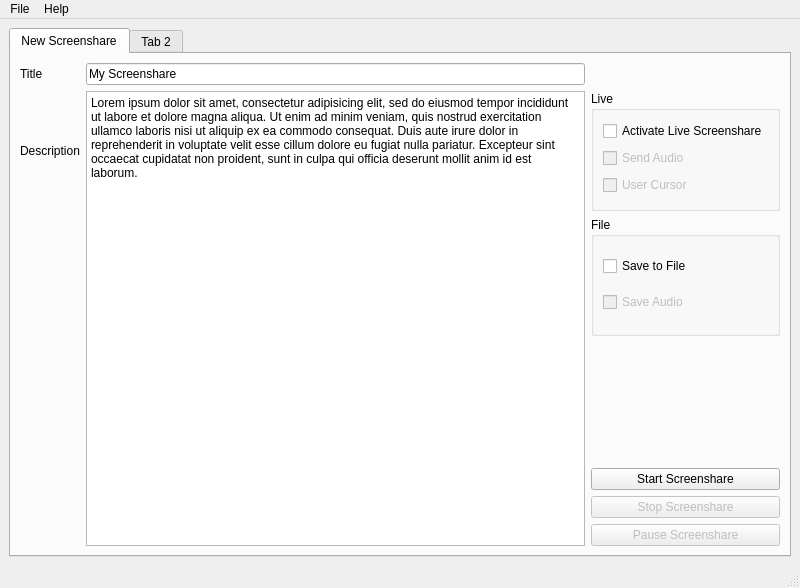
<?xml version="1.0" encoding="UTF-8"?>
<ui version="4.0">
 <class>MainWindow</class>
 <widget class="QMainWindow" name="MainWindow">
  <property name="geometry">
   <rect>
    <x>0</x>
    <y>0</y>
    <width>800</width>
    <height>588</height>
   </rect>
  </property>
  <property name="windowTitle">
   <string>Screenshare Presenter</string>
  </property>
  <widget class="QWidget" name="centralwidget">
   <layout class="QGridLayout" name="gridLayout">
    <item row="0" column="0">
     <widget class="QTabWidget" name="tabWidget">
      <property name="currentIndex">
       <number>0</number>
      </property>
      <property name="tabsClosable">
       <bool>false</bool>
      </property>
      <widget class="QWidget" name="tab_newScreenshare">
       <attribute name="title">
        <string>New Screenshare</string>
       </attribute>
       <layout class="QGridLayout" name="gridLayout_4">
        <item row="4" column="2">
         <widget class="QPushButton" name="pushButton_newScreenshare_start">
          <property name="text">
           <string>Start Screenshare</string>
          </property>
         </widget>
        </item>
        <item row="1" column="2">
         <widget class="QGroupBox" name="groupBox_newScreenshare_live">
          <property name="title">
           <string>Live</string>
          </property>
          <layout class="QGridLayout" name="gridLayout_3">
           <item row="0" column="0">
            <widget class="QCheckBox" name="checkBox_newScreenshare_live">
             <property name="text">
              <string>Activate Live Screenshare</string>
             </property>
            </widget>
           </item>
           <item row="1" column="0">
            <widget class="QCheckBox" name="checkBox_newScreenshare_live_audio">
             <property name="enabled">
              <bool>false</bool>
             </property>
             <property name="text">
              <string>Send Audio</string>
             </property>
            </widget>
           </item>
           <item row="2" column="0">
            <widget class="QCheckBox" name="checkBox_newScreenshare_live_cursor">
             <property name="enabled">
              <bool>false</bool>
             </property>
             <property name="text">
              <string>User Cursor</string>
             </property>
            </widget>
           </item>
          </layout>
         </widget>
        </item>
        <item row="0" column="0">
         <widget class="QLabel" name="label_newScreenshare_title">
          <property name="text">
           <string>Title</string>
          </property>
         </widget>
        </item>
        <item row="1" column="0">
         <widget class="QLabel" name="label_newScreenshare_description">
          <property name="text">
           <string>Description</string>
          </property>
         </widget>
        </item>
        <item row="2" column="2">
         <widget class="QGroupBox" name="groupBox_newScreenshare_file">
          <property name="title">
           <string>File</string>
          </property>
          <layout class="QGridLayout" name="gridLayout_2">
           <item row="0" column="0">
            <widget class="QCheckBox" name="checkBox_newScreenshare_file">
             <property name="text">
              <string>Save to File</string>
             </property>
            </widget>
           </item>
           <item row="1" column="0">
            <widget class="QCheckBox" name="checkBox_newScreenshare_file_audio">
             <property name="enabled">
              <bool>false</bool>
             </property>
             <property name="text">
              <string>Save Audio</string>
             </property>
            </widget>
           </item>
          </layout>
         </widget>
        </item>
        <item row="0" column="1">
         <widget class="QLineEdit" name="lineEdit_newScreenshare_title">
          <property name="text">
           <string>My Screenshare</string>
          </property>
          <property name="placeholderText">
           <string/>
          </property>
         </widget>
        </item>
        <item row="5" column="2">
         <widget class="QPushButton" name="pushButton_newScreenshare_stop">
          <property name="enabled">
           <bool>false</bool>
          </property>
          <property name="text">
           <string>Stop Screenshare</string>
          </property>
         </widget>
        </item>
        <item row="6" column="2">
         <widget class="QPushButton" name="pushButton_newScreenshare_pause">
          <property name="enabled">
           <bool>false</bool>
          </property>
          <property name="text">
           <string>Pause Screenshare</string>
          </property>
         </widget>
        </item>
        <item row="1" column="1" rowspan="6">
         <widget class="QPlainTextEdit" name="plainTextEdit_newScreenshare_description">
          <property name="plainText">
           <string>Lorem ipsum dolor sit amet, consectetur adipisicing elit, sed do eiusmod tempor incididunt ut labore et dolore magna aliqua. Ut enim ad minim veniam, quis nostrud exercitation ullamco laboris nisi ut aliquip ex ea commodo consequat. Duis aute irure dolor in reprehenderit in voluptate velit esse cillum dolore eu fugiat nulla pariatur. Excepteur sint occaecat cupidatat non proident, sunt in culpa qui officia deserunt mollit anim id est laborum.</string>
          </property>
         </widget>
        </item>
       </layout>
      </widget>
      <widget class="QWidget" name="tab_2">
       <attribute name="title">
        <string>Tab 2</string>
       </attribute>
      </widget>
     </widget>
    </item>
   </layout>
  </widget>
  <widget class="QMenuBar" name="menubar">
   <property name="geometry">
    <rect>
     <x>0</x>
     <y>0</y>
     <width>800</width>
     <height>19</height>
    </rect>
   </property>
   <widget class="QMenu" name="menuFile">
    <property name="title">
     <string>File</string>
    </property>
    <addaction name="actionPreferences"/>
    <addaction name="actionQuit"/>
   </widget>
   <widget class="QMenu" name="menuHelp">
    <property name="title">
     <string>Help</string>
    </property>
    <addaction name="actionAbout"/>
    <addaction name="actionHelp"/>
   </widget>
   <addaction name="menuFile"/>
   <addaction name="menuHelp"/>
  </widget>
  <widget class="QStatusBar" name="statusbar"/>
  <action name="actionAbout">
   <property name="text">
    <string>About</string>
   </property>
  </action>
  <action name="actionHelp">
   <property name="text">
    <string>Help</string>
   </property>
  </action>
  <action name="actionPreferences">
   <property name="text">
    <string>Preferences</string>
   </property>
  </action>
  <action name="actionQuit">
   <property name="text">
    <string>Quit</string>
   </property>
  </action>
 </widget>
 <resources/>
 <connections/>
</ui>
